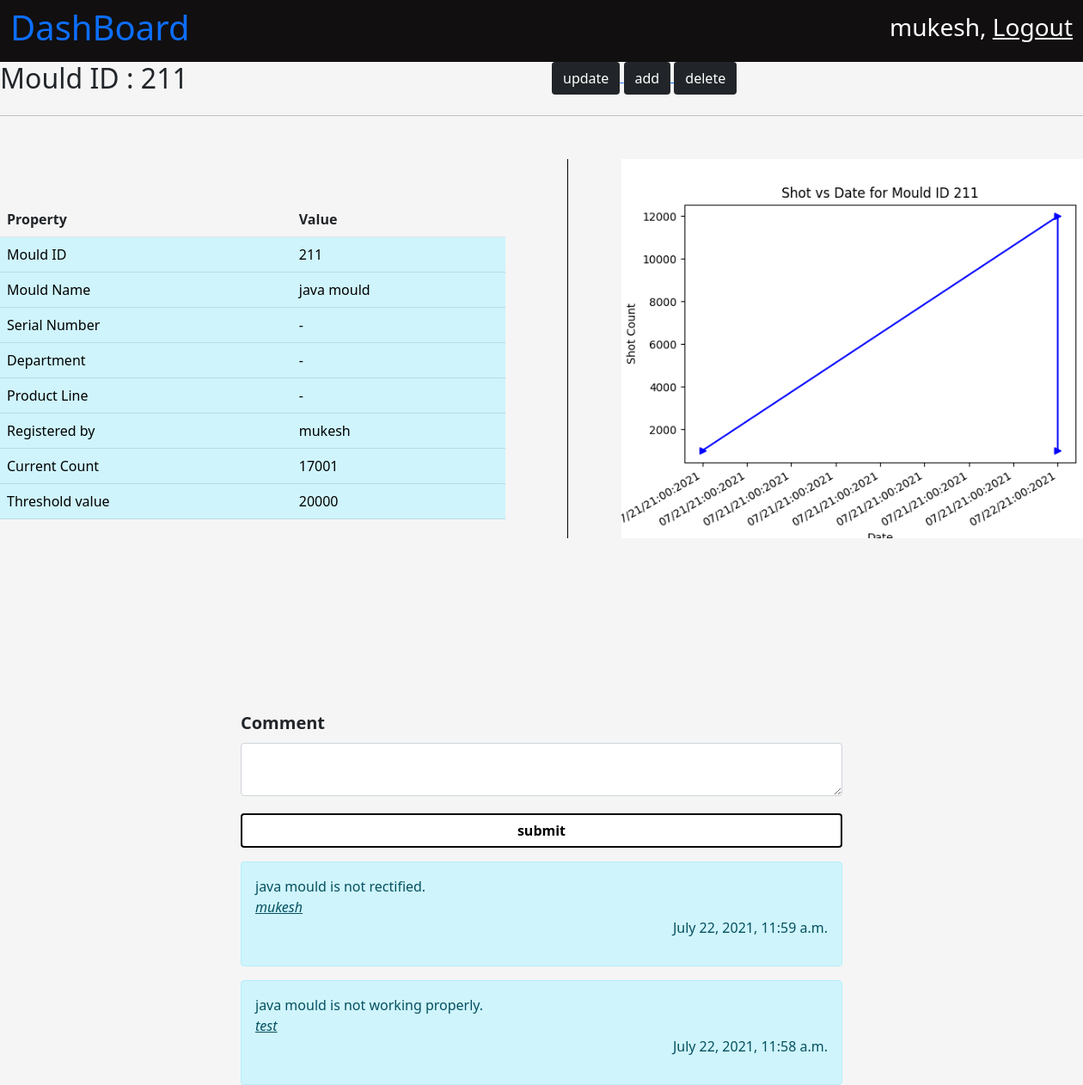
/mould/211/ (signed in), run on the app's committed database.
### mould/models.py (models this page shows, shortened)
class Mould(models.Model):
    mould_id = models.IntegerField(primary_key=True)
    mould_name = models.CharField(max_length=200)
    cavity_number = models.IntegerField()
    registered_date = models.DateTimeField(auto_now_add=True)
    registered_by = models.ForeignKey(User, on_delete=models.RESTRICT)
    threshold_value = models.IntegerField()
    present_count = models.IntegerField()
    def __str__(self):
        return str(self.mould_id)

class MouldComment(models.Model):
    mould_id = models.ForeignKey(Mould, related_name='mould_chat', on_delete=models.PROTECT)
    comment_text = models.TextField()
    commented_by = models.ForeignKey(User,related_name='chat_user', on_delete=models.PROTECT)
    commented_date_time = models.DateTimeField(auto_now_add=True)

### mould/views.py (the view, shortened to what this page needs)
# urls.py: path('<int:mould_id>/', views.mould_view, name = "MouldView"),
@login_required
def mould_view(request, mould_id):
    context = {}
    comments = MouldComment.objects.filter(mould_id = mould_id).order_by('commented_date_time')
    comments = list(comments)[::-1]
    print(comments)
    context['comments'] = comments
    mould_data =  Mould.objects.get(mould_id = mould_id)
    context['data'] = mould_data
    drawGraphMould_vs_shots(mould_data)
    return render(request, 'mould_id.html', context)

### mould/views.py (called while the page is built)
def drawGraphMould_vs_shots(mould_id):
    mould_status_data = MouldStatus.objects.filter(mould_id = mould_id).order_by('status_update')
    increment_date = []
    increment_count = []
    for mould in mould_status_data:
        increment_date.append(mould.status_update.date())
        increment_count.append(mould.count_increment)
    print(increment_count)
    print(increment_date)
    plt.title(f'Shot vs Date for Mould ID {mould_id}')
    plt.xlabel('Date')
    plt.ylabel('Shot Count')
    plt.plot(increment_date, increment_count,marker='>', color='blue')
    plt.gcf().autofmt_xdate()
    myFmt = mdates.DateFormatter('%D:%M:%Y')
    plt.gca().xaxis.set_major_formatter(myFmt)
    plt.savefig('mould/static/images/mould_daily_count.png')
    plt.close()

### mould/templates/mould_id.html (shortened to what this page needs)
{% extends 'base.html' %}
{% load static %}
{% block title %}
    <link
        rel="stylesheet"
        href="{% static 'css/mould_id.css' %}" >
{% endblock %}
{% block body_content %}
    <nav
        class="navbar navbar-light dashboard_nav">
        <div class="container-fluid dashboard_nav">
            <p class="h1 dashboard_title">
                <a href="{% url 'homePage' %}" style="text-decoration:None;">
                  DashBoard
                </a>
            </p>
            <div class="user_data">
                <p class="h3">
                    {{ request.user.first_name }},
                    <a href="{% url 'userLogout' %}">
                        Logout
                    </a>
                </p>
            </div>
        </div>
    </nav>
    <div class="heading_container">
        <div class="row">
            <div class="col">
               <p class="h2">
                    Mould ID : {{ data.mould_id }}
                </p>
            </div>
            <div class="col">
                <a href="#">
                    <button class="btn bg-dark text-white mould_button">
                        update
                    </button>
                </a>
                <a href="#">
                    <button class="btn bg-dark text-white mould_button">
                        add
                    </button>
                </a>
                <a href="#">
                    <button class="btn bg-dark text-white mould_button">
                        delete
                    </button>
                </a>
            </div>
        </div>
    </div>
    <hr />
    <div class="mould_data_show">
        <div class="row">
            <div class="col tableColumn">
                <table class="table">
                            <th scope="col">Property</th>
                            <th scope="col">Value</th>
                    <tr class="table-info">
                        <td class="table-info">
                            Mould ID
                        </td>
                        <td class="table-info">
                            {{ data.mould_id }}
                        </td>
                    </tr>
                    <tr class="table-info">
                        <td class="table-info">
                            Mould Name
                        </td>
                        <td class="table-info">
                            {{ data.mould_name }}
                        </td>
                    </tr>
                    <tr class="table-info">
                        <td class="table-info">
                            Serial Number
                        </td>
                        <td class="table-info">
                            -
                        </td>
                    </tr>
                    <tr class="table-info">
                        <td class="table-info">
                            Department
                        </td>
                        <td class="table-info">
                            -
                        </td>
                    </tr>
                    <tr class="table-info">
                        <td class="table-info">
                           Product Line
                        </td>
                        <td class="table-info">
                            -
                        </td>
                    </tr>
                    <tr class="table-info">
                        <td class="table-info">
                            Registered by
                        </td>
                        <td class="table-info">
                            {{ data.registered_by.first_name }}
                        </td>
                    </tr>
                    <tr class="table-info">
                        <td class="table-info">
                            Current Count
                        </td>
                        <td class="table-info">
                            {{ data.present_count }}
                        </td>
                    </tr>
                    <tr class="table-info">
                        <td class="table-info">
                            Threshold value
                        </td>
                        <td class="table-info">
                            {{ data.threshold_value }}
                        </td>
                    </tr>
                </table>
            </div>
            <div class="col graphColumn">
                <img src="{% static 'images/mould_daily_count.png' %}" class="img-fluid" alt="...">
            </div>
        </div>
    </div>
    <div class="container comment_box">
        <form action="." method = "POST">
              <label
                for="exampleInputEmail1"
                class="form-label"
                style="font-size : 20px;"
                >
                <b>
                Comment
                </b>
            </label>
            <textarea
            name = "comment"
            class="form-control"
            id="mouldName"
            aria-describedby="textHelp"
            required >
            </textarea>
            <div
            class="mb-3 submitButton">
            <button type="submit" class="btn btn-primary submitButton customSubmitButton"><b>submit</b></button>
        </div>
        </form>
        <div class="comment_box_2">
            {% for comment in comments %}
            <div class="alert alert-info" role="alert">
                {{ comment.comment_text }}
                <br/>
                <i><u> {{ comment.commented_by.first_name }} </u></i>
                <p style="text-align:right;">
                    {{ comment.commented_date_time }}
                </p>
            </div>
            {% endfor %}
        </div>
    </div>
{% endblock %}

### mould/static/css/mould_id.css (style rules this page uses)
body { background-color: whitesmoke; }
nav.dashboard_nav { background-color: rgb(17, 15, 15); }
nav.dashboard_nav div.dashboard_nav { color : white; }
nav.dashboard_nav div.user_data p a { color: white; }
div.container { margin-top : 100px; padding: 100px; width: 900px; height: 500px; }
div.container form div button.customSubmitButton { width : 700px; color : black; background-color: white; border : 2px solid black; margin-top : 20px; }
div.mould_data_show { margin-top : 50px; }
div.mould_data_show div.row div.tableColumn { margin-top: 50px; }
div.mould_data_show div.graphColumn { margin-left: 60px; border-left: 0.5px solid black; }
div.mould_data_show div.graphColumn img { margin-left: 50px; width : 650px; }

### data on the page
Mould: mould_id "211", mould_name "java mould", registered_by.first_name "mukesh", present_count "17001", threshold_value "20000"
MouldComment: comment_text "java mould is not rectified.", commented_by.first_name "mukesh", commented_date_time "July 22, 2021, 11:59 a.m."
MouldComment: comment_text "java mould is not working properly.", commented_by.first_name "test", commented_date_time "July 22, 2021, 11:58 a.m."

### other printed values
{{ request.user.first_name }} "mukesh"
